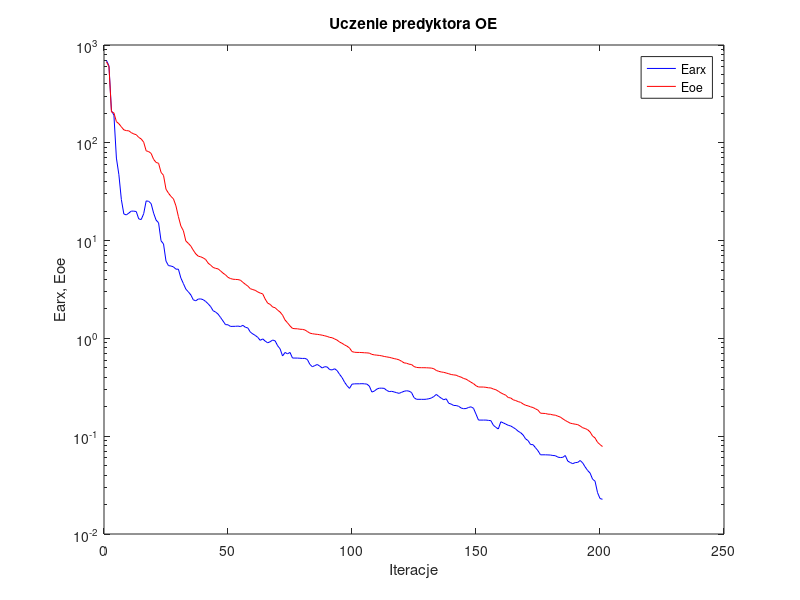
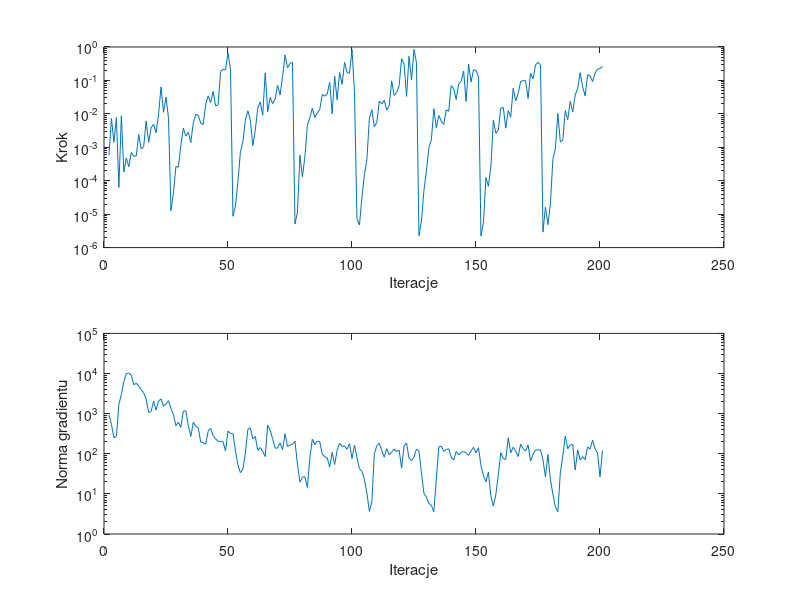

Write the MATLAB code that produced these figures, in order.
%uczenie predyktora oe
clear all;
n=0; farx(n+1)=6.940836e+002; foe(n+1)=6.736418e+002; wspucz(n+1)=0.000000e+000; ng(n+1)=0.000000e+000;
%odnowa zmiennej metryki
n=1; farx(n+1)=6.145083e+002; foe(n+1)=6.002861e+002; krok(n+1)=5.847957e-004; ng(n+1)=9.276243e+002;
n=2; farx(n+1)=2.132932e+002; foe(n+1)=2.073052e+002; krok(n+1)=7.251821e-003; ng(n+1)=5.420304e+002;
n=3; farx(n+1)=1.913689e+002; foe(n+1)=2.021182e+002; krok(n+1)=1.413789e-003; ng(n+1)=2.495448e+002;
n=4; farx(n+1)=6.981016e+001; foe(n+1)=1.645135e+002; krok(n+1)=7.777754e-003; ng(n+1)=2.724172e+002;
n=5; farx(n+1)=4.719954e+001; foe(n+1)=1.566978e+002; krok(n+1)=6.307208e-005; ng(n+1)=1.705302e+003;
n=6; farx(n+1)=2.623938e+001; foe(n+1)=1.456099e+002; krok(n+1)=8.744518e-003; ng(n+1)=3.010077e+003;
n=7; farx(n+1)=1.871104e+001; foe(n+1)=1.356216e+002; krok(n+1)=1.837317e-004; ng(n+1)=6.275041e+003;
n=8; farx(n+1)=1.831934e+001; foe(n+1)=1.332358e+002; krok(n+1)=4.800146e-004; ng(n+1)=1.010310e+004;
n=9; farx(n+1)=1.910983e+001; foe(n+1)=1.326037e+002; krok(n+1)=2.617205e-004; ng(n+1)=1.020340e+004;
n=10; farx(n+1)=2.003489e+001; foe(n+1)=1.270147e+002; krok(n+1)=7.010405e-004; ng(n+1)=9.125551e+003;
n=11; farx(n+1)=2.000196e+001; foe(n+1)=1.232276e+002; krok(n+1)=5.362293e-004; ng(n+1)=5.233769e+003;
n=12; farx(n+1)=1.983017e+001; foe(n+1)=1.210725e+002; krok(n+1)=5.504055e-004; ng(n+1)=5.711991e+003;
n=13; farx(n+1)=1.667515e+001; foe(n+1)=1.135414e+002; krok(n+1)=2.406381e-003; ng(n+1)=4.973506e+003;
n=14; farx(n+1)=1.641523e+001; foe(n+1)=1.095105e+002; krok(n+1)=8.861138e-004; ng(n+1)=3.926609e+003;
n=15; farx(n+1)=1.883057e+001; foe(n+1)=1.014467e+002; krok(n+1)=1.053016e-003; ng(n+1)=3.323402e+003;
n=16; farx(n+1)=2.546368e+001; foe(n+1)=8.284111e+001; krok(n+1)=6.100588e-003; ng(n+1)=2.287043e+003;
n=17; farx(n+1)=2.523562e+001; foe(n+1)=8.131696e+001; krok(n+1)=1.402081e-003; ng(n+1)=1.071638e+003;
n=18; farx(n+1)=2.389662e+001; foe(n+1)=7.793899e+001; krok(n+1)=3.856372e-003; ng(n+1)=1.125509e+003;
n=19; farx(n+1)=1.910975e+001; foe(n+1)=6.778572e+001; krok(n+1)=4.879648e-003; ng(n+1)=2.061736e+003;
n=20; farx(n+1)=1.620722e+001; foe(n+1)=6.298644e+001; krok(n+1)=2.728971e-003; ng(n+1)=1.226488e+003;
n=21; farx(n+1)=1.521882e+001; foe(n+1)=6.176926e+001; krok(n+1)=9.748751e-003; ng(n+1)=2.074436e+003;
n=22; farx(n+1)=9.957310e+000; foe(n+1)=4.988954e+001; krok(n+1)=6.376768e-002; ng(n+1)=2.323085e+003;
n=23; farx(n+1)=9.237708e+000; foe(n+1)=4.642987e+001; krok(n+1)=1.111520e-002; ng(n+1)=1.532416e+003;
n=24; farx(n+1)=6.166764e+000; foe(n+1)=3.353016e+001; krok(n+1)=3.184435e-002; ng(n+1)=1.746026e+003;
n=25; farx(n+1)=5.548409e+000; foe(n+1)=3.054616e+001; krok(n+1)=7.481826e-003; ng(n+1)=2.110284e+003;
%odnowa zmiennej metryki
n=26; farx(n+1)=5.496730e+000; foe(n+1)=2.831837e+001; krok(n+1)=1.270754e-005; ng(n+1)=1.332948e+003;
n=27; farx(n+1)=5.392453e+000; foe(n+1)=2.674658e+001; krok(n+1)=4.334515e-005; ng(n+1)=9.491318e+002;
n=28; farx(n+1)=5.104885e+000; foe(n+1)=2.268058e+001; krok(n+1)=2.676681e-004; ng(n+1)=4.998506e+002;
n=29; farx(n+1)=5.101162e+000; foe(n+1)=1.757715e+001; krok(n+1)=2.528830e-004; ng(n+1)=6.133339e+002;
n=30; farx(n+1)=4.140681e+000; foe(n+1)=1.407998e+001; krok(n+1)=1.169862e-003; ng(n+1)=4.555817e+002;
n=31; farx(n+1)=3.641355e+000; foe(n+1)=1.264200e+001; krok(n+1)=3.783371e-003; ng(n+1)=1.170469e+003;
n=32; farx(n+1)=3.190562e+000; foe(n+1)=9.905529e+000; krok(n+1)=2.145173e-003; ng(n+1)=1.179229e+003;
n=33; farx(n+1)=2.994164e+000; foe(n+1)=9.372916e+000; krok(n+1)=2.827577e-003; ng(n+1)=4.991164e+002;
n=34; farx(n+1)=2.786250e+000; foe(n+1)=8.789960e+000; krok(n+1)=1.387045e-003; ng(n+1)=2.697267e+002;
n=35; farx(n+1)=2.482939e+000; foe(n+1)=7.976411e+000; krok(n+1)=5.357205e-003; ng(n+1)=6.097774e+002;
n=36; farx(n+1)=2.422220e+000; foe(n+1)=7.317465e+000; krok(n+1)=9.659422e-003; ng(n+1)=4.848118e+002;
n=37; farx(n+1)=2.525643e+000; foe(n+1)=6.930996e+000; krok(n+1)=9.150227e-003; ng(n+1)=4.458958e+002;
n=38; farx(n+1)=2.534552e+000; foe(n+1)=6.828098e+000; krok(n+1)=5.269205e-003; ng(n+1)=1.956860e+002;
n=39; farx(n+1)=2.487499e+000; foe(n+1)=6.654477e+000; krok(n+1)=4.788074e-003; ng(n+1)=1.893321e+002;
n=40; farx(n+1)=2.385511e+000; foe(n+1)=6.403383e+000; krok(n+1)=1.901220e-002; ng(n+1)=1.728614e+002;
n=41; farx(n+1)=2.257658e+000; foe(n+1)=5.879650e+000; krok(n+1)=3.467713e-002; ng(n+1)=3.658365e+002;
n=42; farx(n+1)=2.113764e+000; foe(n+1)=5.608428e+000; krok(n+1)=2.173419e-002; ng(n+1)=4.291517e+002;
n=43; farx(n+1)=1.918602e+000; foe(n+1)=5.318279e+000; krok(n+1)=4.676808e-002; ng(n+1)=2.862412e+002;
n=44; farx(n+1)=1.860547e+000; foe(n+1)=5.200638e+000; krok(n+1)=1.716139e-002; ng(n+1)=2.350436e+002;
n=45; farx(n+1)=1.770587e+000; foe(n+1)=5.140296e+000; krok(n+1)=1.873553e-002; ng(n+1)=2.050115e+002;
n=46; farx(n+1)=1.636942e+000; foe(n+1)=4.898931e+000; krok(n+1)=1.853482e-001; ng(n+1)=2.010257e+002;
n=47; farx(n+1)=1.505331e+000; foe(n+1)=4.647245e+000; krok(n+1)=2.153023e-001; ng(n+1)=1.990840e+002;
n=48; farx(n+1)=1.382374e+000; foe(n+1)=4.466594e+000; krok(n+1)=2.082003e-001; ng(n+1)=1.178691e+002;
n=49; farx(n+1)=1.378006e+000; foe(n+1)=4.208676e+000; krok(n+1)=6.710813e-001; ng(n+1)=3.672762e+002;
n=50; farx(n+1)=1.325763e+000; foe(n+1)=4.092966e+000; krok(n+1)=2.188247e-001; ng(n+1)=3.186308e+002;
%odnowa zmiennej metryki
n=51; farx(n+1)=1.328157e+000; foe(n+1)=4.028258e+000; krok(n+1)=8.632369e-006; ng(n+1)=3.166408e+002;
n=52; farx(n+1)=1.329282e+000; foe(n+1)=4.010226e+000; krok(n+1)=1.777520e-005; ng(n+1)=1.190450e+002;
n=53; farx(n+1)=1.336671e+000; foe(n+1)=3.994980e+000; krok(n+1)=9.346411e-005; ng(n+1)=5.312214e+001;
n=54; farx(n+1)=1.321656e+000; foe(n+1)=3.938429e+000; krok(n+1)=7.138862e-004; ng(n+1)=3.373934e+001;
n=55; farx(n+1)=1.359800e+000; foe(n+1)=3.742881e+000; krok(n+1)=1.457389e-003; ng(n+1)=4.121978e+001;
n=56; farx(n+1)=1.299965e+000; foe(n+1)=3.575241e+000; krok(n+1)=6.555717e-003; ng(n+1)=1.030359e+002;
n=57; farx(n+1)=1.278471e+000; foe(n+1)=3.424009e+000; krok(n+1)=1.238474e-002; ng(n+1)=4.046124e+002;
n=58; farx(n+1)=1.160646e+000; foe(n+1)=3.223438e+000; krok(n+1)=6.543079e-003; ng(n+1)=4.432113e+002;
n=59; farx(n+1)=1.110467e+000; foe(n+1)=3.155833e+000; krok(n+1)=1.109421e-003; ng(n+1)=2.342012e+002;
n=60; farx(n+1)=1.073055e+000; foe(n+1)=3.099942e+000; krok(n+1)=3.271540e-003; ng(n+1)=2.710441e+002;
n=61; farx(n+1)=1.024785e+000; foe(n+1)=2.985176e+000; krok(n+1)=1.483652e-002; ng(n+1)=1.217569e+002;
n=62; farx(n+1)=9.557732e-001; foe(n+1)=2.907860e+000; krok(n+1)=2.284436e-002; ng(n+1)=1.433849e+002;
n=63; farx(n+1)=9.887620e-001; foe(n+1)=2.851921e+000; krok(n+1)=9.045235e-003; ng(n+1)=1.147783e+002;
n=64; farx(n+1)=9.386022e-001; foe(n+1)=2.522221e+000; krok(n+1)=1.686145e-001; ng(n+1)=8.559475e+001;
n=65; farx(n+1)=9.014935e-001; foe(n+1)=2.293165e+000; krok(n+1)=1.160327e-002; ng(n+1)=5.176201e+002;
n=66; farx(n+1)=9.248708e-001; foe(n+1)=2.227990e+000; krok(n+1)=3.094863e-002; ng(n+1)=3.894779e+002;
n=67; farx(n+1)=9.622039e-001; foe(n+1)=2.094190e+000; krok(n+1)=2.025137e-002; ng(n+1)=2.375216e+002;
n=68; farx(n+1)=9.438634e-001; foe(n+1)=2.058816e+000; krok(n+1)=2.788265e-002; ng(n+1)=1.382878e+002;
n=69; farx(n+1)=8.423233e-001; foe(n+1)=1.945465e+000; krok(n+1)=7.173481e-002; ng(n+1)=1.384591e+002;
n=70; farx(n+1)=7.824186e-001; foe(n+1)=1.860044e+000; krok(n+1)=3.658573e-002; ng(n+1)=1.858844e+002;
n=71; farx(n+1)=6.606418e-001; foe(n+1)=1.729373e+000; krok(n+1)=1.320406e-001; ng(n+1)=1.257272e+002;
n=72; farx(n+1)=7.184357e-001; foe(n+1)=1.542073e+000; krok(n+1)=5.779335e-001; ng(n+1)=3.156248e+002;
n=73; farx(n+1)=6.952521e-001; foe(n+1)=1.443296e+000; krok(n+1)=2.401907e-001; ng(n+1)=1.517993e+002;
n=74; farx(n+1)=7.190025e-001; foe(n+1)=1.342861e+000; krok(n+1)=3.224739e-001; ng(n+1)=1.634415e+002;
n=75; farx(n+1)=6.300491e-001; foe(n+1)=1.265772e+000; krok(n+1)=3.465039e-001; ng(n+1)=1.723910e+002;
%odnowa zmiennej metryki
n=76; farx(n+1)=6.296033e-001; foe(n+1)=1.256280e+000; krok(n+1)=5.082078e-006; ng(n+1)=2.057083e+002;
n=77; farx(n+1)=6.291888e-001; foe(n+1)=1.254180e+000; krok(n+1)=1.139931e-005; ng(n+1)=5.465048e+001;
n=78; farx(n+1)=6.267156e-001; foe(n+1)=1.240932e+000; krok(n+1)=5.791468e-004; ng(n+1)=1.963991e+001;
n=79; farx(n+1)=6.238093e-001; foe(n+1)=1.237000e+000; krok(n+1)=1.297027e-004; ng(n+1)=2.619048e+001;
n=80; farx(n+1)=6.249379e-001; foe(n+1)=1.220035e+000; krok(n+1)=5.193328e-004; ng(n+1)=2.666249e+001;
n=81; farx(n+1)=6.091237e-001; foe(n+1)=1.176379e+000; krok(n+1)=4.548255e-003; ng(n+1)=1.447682e+001;
n=82; farx(n+1)=5.427812e-001; foe(n+1)=1.132271e+000; krok(n+1)=7.671715e-003; ng(n+1)=7.890999e+001;
n=83; farx(n+1)=5.133449e-001; foe(n+1)=1.116788e+000; krok(n+1)=1.477175e-002; ng(n+1)=2.311455e+002;
n=84; farx(n+1)=5.271327e-001; foe(n+1)=1.106411e+000; krok(n+1)=7.835038e-003; ng(n+1)=1.704267e+002;
n=85; farx(n+1)=5.411884e-001; foe(n+1)=1.100330e+000; krok(n+1)=1.069268e-002; ng(n+1)=2.078811e+002;
n=86; farx(n+1)=5.204933e-001; foe(n+1)=1.089753e+000; krok(n+1)=1.355378e-002; ng(n+1)=1.995017e+002;
n=87; farx(n+1)=4.982579e-001; foe(n+1)=1.078640e+000; krok(n+1)=3.809184e-002; ng(n+1)=9.826694e+001;
n=88; farx(n+1)=5.139994e-001; foe(n+1)=1.062938e+000; krok(n+1)=3.368398e-002; ng(n+1)=8.383556e+001;
n=89; farx(n+1)=5.101844e-001; foe(n+1)=1.047871e+000; krok(n+1)=3.929724e-002; ng(n+1)=7.940182e+001;
n=90; farx(n+1)=4.797246e-001; foe(n+1)=1.024158e+000; krok(n+1)=8.877087e-002; ng(n+1)=4.673304e+001;
n=91; farx(n+1)=4.762254e-001; foe(n+1)=1.016120e+000; krok(n+1)=1.000726e-002; ng(n+1)=1.081687e+002;
n=92; farx(n+1)=4.893648e-001; foe(n+1)=9.865025e-001; krok(n+1)=1.341318e-001; ng(n+1)=5.404539e+001;
n=93; farx(n+1)=4.685610e-001; foe(n+1)=9.606384e-001; krok(n+1)=2.630605e-002; ng(n+1)=1.209237e+002;
n=94; farx(n+1)=4.284660e-001; foe(n+1)=9.171311e-001; krok(n+1)=1.725040e-001; ng(n+1)=1.846022e+002;
n=95; farx(n+1)=3.973075e-001; foe(n+1)=8.910725e-001; krok(n+1)=7.644254e-002; ng(n+1)=1.520732e+002;
n=96; farx(n+1)=3.564407e-001; foe(n+1)=8.581746e-001; krok(n+1)=3.477470e-001; ng(n+1)=1.563759e+002;
n=97; farx(n+1)=3.282353e-001; foe(n+1)=8.323958e-001; krok(n+1)=1.710829e-001; ng(n+1)=1.293688e+002;
n=98; farx(n+1)=3.083456e-001; foe(n+1)=7.980007e-001; krok(n+1)=1.630613e-001; ng(n+1)=1.787873e+002;
n=99; farx(n+1)=3.404413e-001; foe(n+1)=7.333502e-001; krok(n+1)=8.354052e-001; ng(n+1)=7.605267e+001;
n=100; farx(n+1)=3.431119e-001; foe(n+1)=7.218483e-001; krok(n+1)=4.366353e-002; ng(n+1)=1.654539e+002;
%odnowa zmiennej metryki
n=101; farx(n+1)=3.433717e-001; foe(n+1)=7.190186e-001; krok(n+1)=7.258975e-006; ng(n+1)=8.039592e+001;
n=102; farx(n+1)=3.434827e-001; foe(n+1)=7.185814e-001; krok(n+1)=4.748910e-006; ng(n+1)=4.217075e+001;
n=103; farx(n+1)=3.443799e-001; foe(n+1)=7.163840e-001; krok(n+1)=3.098519e-005; ng(n+1)=3.667600e+001;
n=104; farx(n+1)=3.432081e-001; foe(n+1)=7.132593e-001; krok(n+1)=1.527851e-004; ng(n+1)=2.295377e+001;
n=105; farx(n+1)=3.409270e-001; foe(n+1)=7.112224e-001; krok(n+1)=4.250148e-004; ng(n+1)=1.060730e+001;
n=106; farx(n+1)=3.251427e-001; foe(n+1)=7.067294e-001; krok(n+1)=7.168595e-003; ng(n+1)=3.665520e+000;
n=107; farx(n+1)=2.828869e-001; foe(n+1)=6.867696e-001; krok(n+1)=1.340015e-002; ng(n+1)=6.301789e+000;
n=108; farx(n+1)=2.890311e-001; foe(n+1)=6.785528e-001; krok(n+1)=4.126056e-003; ng(n+1)=9.979790e+001;
n=109; farx(n+1)=3.032979e-001; foe(n+1)=6.740851e-001; krok(n+1)=5.557598e-003; ng(n+1)=1.583386e+002;
n=110; farx(n+1)=3.098577e-001; foe(n+1)=6.696905e-001; krok(n+1)=2.399905e-002; ng(n+1)=1.840178e+002;
n=111; farx(n+1)=3.098867e-001; foe(n+1)=6.631774e-001; krok(n+1)=2.015462e-002; ng(n+1)=1.203548e+002;
n=112; farx(n+1)=3.084977e-001; foe(n+1)=6.536471e-001; krok(n+1)=2.529683e-002; ng(n+1)=8.202764e+001;
n=113; farx(n+1)=2.937973e-001; foe(n+1)=6.468330e-001; krok(n+1)=1.297031e-002; ng(n+1)=1.350450e+002;
n=114; farx(n+1)=2.860493e-001; foe(n+1)=6.404439e-001; krok(n+1)=1.725161e-002; ng(n+1)=9.470738e+001;
n=115; farx(n+1)=2.877127e-001; foe(n+1)=6.312442e-001; krok(n+1)=9.714883e-002; ng(n+1)=1.105886e+002;
n=116; farx(n+1)=2.834352e-001; foe(n+1)=6.213512e-001; krok(n+1)=3.571281e-002; ng(n+1)=1.314548e+002;
n=117; farx(n+1)=2.785515e-001; foe(n+1)=6.139351e-001; krok(n+1)=4.346837e-002; ng(n+1)=1.136688e+002;
n=118; farx(n+1)=2.743505e-001; foe(n+1)=6.034699e-001; krok(n+1)=6.900644e-002; ng(n+1)=1.231126e+002;
n=119; farx(n+1)=2.809778e-001; foe(n+1)=5.833023e-001; krok(n+1)=4.461084e-001; ng(n+1)=4.369121e+001;
n=120; farx(n+1)=2.879825e-001; foe(n+1)=5.621609e-001; krok(n+1)=3.112246e-001; ng(n+1)=1.576713e+002;
n=121; farx(n+1)=2.915277e-001; foe(n+1)=5.574354e-001; krok(n+1)=3.320390e-002; ng(n+1)=1.855291e+002;
n=122; farx(n+1)=2.888614e-001; foe(n+1)=5.451005e-001; krok(n+1)=5.271762e-001; ng(n+1)=7.644454e+001;
n=123; farx(n+1)=2.796908e-001; foe(n+1)=5.408998e-001; krok(n+1)=1.027628e-001; ng(n+1)=6.733056e+001;
n=124; farx(n+1)=2.479432e-001; foe(n+1)=5.154266e-001; krok(n+1)=8.456470e-001; ng(n+1)=8.368410e+001;
n=125; farx(n+1)=2.384492e-001; foe(n+1)=5.052099e-001; krok(n+1)=3.421659e-001; ng(n+1)=1.303749e+002;
%odnowa zmiennej metryki
n=126; farx(n+1)=2.383759e-001; foe(n+1)=5.021471e-001; krok(n+1)=2.256080e-006; ng(n+1)=1.170492e+002;
n=127; farx(n+1)=2.382544e-001; foe(n+1)=5.017977e-001; krok(n+1)=6.300572e-006; ng(n+1)=3.287581e+001;
n=128; farx(n+1)=2.380741e-001; foe(n+1)=5.015229e-001; krok(n+1)=5.083014e-005; ng(n+1)=1.026936e+001;
n=129; farx(n+1)=2.389264e-001; foe(n+1)=5.008734e-001; krok(n+1)=1.959760e-004; ng(n+1)=8.318778e+000;
n=130; farx(n+1)=2.417152e-001; foe(n+1)=4.991866e-001; krok(n+1)=9.751354e-004; ng(n+1)=5.766652e+000;
n=131; farx(n+1)=2.457234e-001; foe(n+1)=4.973148e-001; krok(n+1)=1.674853e-003; ng(n+1)=5.177300e+000;
n=132; farx(n+1)=2.544938e-001; foe(n+1)=4.894733e-001; krok(n+1)=1.433719e-002; ng(n+1)=3.584517e+000;
n=133; farx(n+1)=2.674893e-001; foe(n+1)=4.700455e-001; krok(n+1)=3.804775e-003; ng(n+1)=2.345319e+001;
n=134; farx(n+1)=2.550710e-001; foe(n+1)=4.604063e-001; krok(n+1)=8.948186e-003; ng(n+1)=1.491195e+002;
n=135; farx(n+1)=2.446729e-001; foe(n+1)=4.535655e-001; krok(n+1)=6.072741e-003; ng(n+1)=1.549636e+002;
n=136; farx(n+1)=2.360050e-001; foe(n+1)=4.498246e-001; krok(n+1)=4.806036e-003; ng(n+1)=1.149433e+002;
n=137; farx(n+1)=2.411376e-001; foe(n+1)=4.426160e-001; krok(n+1)=1.321526e-002; ng(n+1)=1.288252e+002;
n=138; farx(n+1)=2.171543e-001; foe(n+1)=4.352142e-001; krok(n+1)=1.189399e-002; ng(n+1)=1.325159e+002;
n=139; farx(n+1)=2.130106e-001; foe(n+1)=4.273388e-001; krok(n+1)=7.000904e-002; ng(n+1)=8.274053e+001;
n=140; farx(n+1)=2.061404e-001; foe(n+1)=4.234046e-001; krok(n+1)=5.694364e-002; ng(n+1)=6.964182e+001;
n=141; farx(n+1)=2.059217e-001; foe(n+1)=4.205692e-001; krok(n+1)=2.691279e-002; ng(n+1)=1.137816e+002;
n=142; farx(n+1)=2.022366e-001; foe(n+1)=4.086476e-001; krok(n+1)=7.795251e-002; ng(n+1)=9.354200e+001;
n=143; farx(n+1)=1.942104e-001; foe(n+1)=4.020583e-001; krok(n+1)=9.363811e-002; ng(n+1)=1.092560e+002;
n=144; farx(n+1)=1.911555e-001; foe(n+1)=3.891131e-001; krok(n+1)=1.909714e-001; ng(n+1)=1.137834e+002;
n=145; farx(n+1)=1.918448e-001; foe(n+1)=3.831040e-001; krok(n+1)=2.351648e-002; ng(n+1)=1.062816e+002;
n=146; farx(n+1)=1.967908e-001; foe(n+1)=3.695234e-001; krok(n+1)=3.060754e-001; ng(n+1)=9.076822e+001;
n=147; farx(n+1)=1.998048e-001; foe(n+1)=3.558673e-001; krok(n+1)=8.973318e-002; ng(n+1)=1.174354e+002;
n=148; farx(n+1)=1.928370e-001; foe(n+1)=3.447672e-001; krok(n+1)=2.079006e-001; ng(n+1)=1.450210e+002;
n=149; farx(n+1)=1.680596e-001; foe(n+1)=3.281231e-001; krok(n+1)=2.007487e-001; ng(n+1)=1.058324e+002;
n=150; farx(n+1)=1.461854e-001; foe(n+1)=3.186801e-001; krok(n+1)=1.277097e-001; ng(n+1)=1.415272e+002;
%odnowa zmiennej metryki
n=151; farx(n+1)=1.461697e-001; foe(n+1)=3.183348e-001; krok(n+1)=2.228616e-006; ng(n+1)=5.063875e+001;
n=152; farx(n+1)=1.461393e-001; foe(n+1)=3.181448e-001; krok(n+1)=5.705403e-006; ng(n+1)=2.890811e+001;
n=153; farx(n+1)=1.462084e-001; foe(n+1)=3.160328e-001; krok(n+1)=1.247165e-004; ng(n+1)=1.994905e+001;
n=154; farx(n+1)=1.451163e-001; foe(n+1)=3.125713e-001; krok(n+1)=6.831655e-005; ng(n+1)=3.474744e+001;
n=155; farx(n+1)=1.442448e-001; foe(n+1)=3.114214e-001; krok(n+1)=2.625683e-004; ng(n+1)=8.767065e+000;
n=156; farx(n+1)=1.294781e-001; foe(n+1)=3.037919e-001; krok(n+1)=6.506258e-003; ng(n+1)=4.960415e+000;
n=157; farx(n+1)=1.232167e-001; foe(n+1)=2.987574e-001; krok(n+1)=2.634602e-003; ng(n+1)=9.578318e+000;
n=158; farx(n+1)=1.185057e-001; foe(n+1)=2.884028e-001; krok(n+1)=3.263302e-003; ng(n+1)=3.023309e+001;
n=159; farx(n+1)=1.404109e-001; foe(n+1)=2.776798e-001; krok(n+1)=1.488820e-002; ng(n+1)=1.060519e+002;
n=160; farx(n+1)=1.369209e-001; foe(n+1)=2.696680e-001; krok(n+1)=1.553457e-002; ng(n+1)=7.630398e+001;
n=161; farx(n+1)=1.329961e-001; foe(n+1)=2.624323e-001; krok(n+1)=3.740913e-003; ng(n+1)=7.187420e+001;
n=162; farx(n+1)=1.292800e-001; foe(n+1)=2.485179e-001; krok(n+1)=1.260621e-002; ng(n+1)=2.487550e+002;
n=163; farx(n+1)=1.272130e-001; foe(n+1)=2.459203e-001; krok(n+1)=7.990988e-003; ng(n+1)=1.056747e+002;
n=164; farx(n+1)=1.229435e-001; foe(n+1)=2.356602e-001; krok(n+1)=5.857529e-002; ng(n+1)=1.449601e+002;
n=165; farx(n+1)=1.182927e-001; foe(n+1)=2.314343e-001; krok(n+1)=2.452306e-002; ng(n+1)=1.168823e+002;
n=166; farx(n+1)=1.123736e-001; foe(n+1)=2.258045e-001; krok(n+1)=4.022352e-002; ng(n+1)=8.580331e+001;
n=167; farx(n+1)=1.086645e-001; foe(n+1)=2.218602e-001; krok(n+1)=9.282613e-002; ng(n+1)=1.725463e+002;
n=168; farx(n+1)=1.028506e-001; foe(n+1)=2.135989e-001; krok(n+1)=9.809225e-002; ng(n+1)=1.334160e+002;
n=169; farx(n+1)=9.386732e-002; foe(n+1)=2.071636e-001; krok(n+1)=9.809225e-002; ng(n+1)=1.162444e+002;
n=170; farx(n+1)=9.019043e-002; foe(n+1)=2.041857e-001; krok(n+1)=2.900728e-002; ng(n+1)=1.648287e+002;
n=171; farx(n+1)=8.219587e-002; foe(n+1)=1.996156e-001; krok(n+1)=1.641051e-001; ng(n+1)=6.555392e+001;
n=172; farx(n+1)=8.191144e-002; foe(n+1)=1.963858e-001; krok(n+1)=1.105941e-001; ng(n+1)=9.734788e+001;
n=173; farx(n+1)=7.618529e-002; foe(n+1)=1.903937e-001; krok(n+1)=2.910883e-001; ng(n+1)=1.248098e+002;
n=174; farx(n+1)=7.097395e-002; foe(n+1)=1.847252e-001; krok(n+1)=3.485301e-001; ng(n+1)=1.241123e+002;
n=175; farx(n+1)=6.449974e-002; foe(n+1)=1.719041e-001; krok(n+1)=2.893371e-001; ng(n+1)=1.265716e+002;
%odnowa zmiennej metryki
n=176; farx(n+1)=6.454710e-002; foe(n+1)=1.712290e-001; krok(n+1)=2.900558e-006; ng(n+1)=7.018395e+001;
n=177; farx(n+1)=6.452450e-002; foe(n+1)=1.706115e-001; krok(n+1)=1.631013e-005; ng(n+1)=2.673901e+001;
n=178; farx(n+1)=6.437099e-002; foe(n+1)=1.680854e-001; krok(n+1)=4.837618e-006; ng(n+1)=9.627062e+001;
n=179; farx(n+1)=6.419729e-002; foe(n+1)=1.676044e-001; krok(n+1)=2.063495e-005; ng(n+1)=2.250331e+001;
n=180; farx(n+1)=6.350266e-002; foe(n+1)=1.650421e-001; krok(n+1)=4.356664e-004; ng(n+1)=9.938936e+000;
n=181; farx(n+1)=6.319577e-002; foe(n+1)=1.640456e-001; krok(n+1)=9.064776e-004; ng(n+1)=4.705818e+000;
n=182; farx(n+1)=6.110810e-002; foe(n+1)=1.601714e-001; krok(n+1)=1.025657e-002; ng(n+1)=3.603411e+000;
n=183; farx(n+1)=6.048297e-002; foe(n+1)=1.569394e-001; krok(n+1)=1.441974e-003; ng(n+1)=3.318139e+001;
n=184; farx(n+1)=6.082872e-002; foe(n+1)=1.505191e-001; krok(n+1)=1.636169e-003; ng(n+1)=8.772571e+001;
n=185; farx(n+1)=6.347331e-002; foe(n+1)=1.449015e-001; krok(n+1)=1.260621e-002; ng(n+1)=2.749603e+002;
n=186; farx(n+1)=5.563066e-002; foe(n+1)=1.403514e-001; krok(n+1)=6.727259e-003; ng(n+1)=1.330848e+002;
n=187; farx(n+1)=5.383594e-002; foe(n+1)=1.358700e-001; krok(n+1)=2.366211e-002; ng(n+1)=1.660276e+002;
n=188; farx(n+1)=5.239105e-002; foe(n+1)=1.341817e-001; krok(n+1)=1.142218e-002; ng(n+1)=1.699237e+002;
n=189; farx(n+1)=5.368883e-002; foe(n+1)=1.326738e-001; krok(n+1)=3.650930e-002; ng(n+1)=3.929541e+001;
n=190; farx(n+1)=5.394913e-002; foe(n+1)=1.314099e-001; krok(n+1)=5.609462e-002; ng(n+1)=1.241225e+002;
n=191; farx(n+1)=5.642401e-002; foe(n+1)=1.271504e-001; krok(n+1)=1.717868e-001; ng(n+1)=7.044508e+001;
n=192; farx(n+1)=5.339480e-002; foe(n+1)=1.221398e-001; krok(n+1)=6.458581e-002; ng(n+1)=8.475904e+001;
n=193; farx(n+1)=4.858371e-002; foe(n+1)=1.197903e-001; krok(n+1)=3.459187e-002; ng(n+1)=7.172094e+001;
n=194; farx(n+1)=4.464726e-002; foe(n+1)=1.166681e-001; krok(n+1)=1.472237e-001; ng(n+1)=1.475510e+002;
n=195; farx(n+1)=4.200176e-002; foe(n+1)=1.104937e-001; krok(n+1)=1.372747e-001; ng(n+1)=1.307105e+002;
n=196; farx(n+1)=3.638657e-002; foe(n+1)=1.004071e-001; krok(n+1)=9.228634e-002; ng(n+1)=2.193519e+002;
n=197; farx(n+1)=3.468841e-002; foe(n+1)=9.600230e-002; krok(n+1)=1.634459e-001; ng(n+1)=1.342569e+002;
n=198; farx(n+1)=2.651513e-002; foe(n+1)=8.665964e-002; krok(n+1)=2.203031e-001; ng(n+1)=1.033077e+002;
n=199; farx(n+1)=2.305381e-002; foe(n+1)=8.216803e-002; krok(n+1)=2.250273e-001; ng(n+1)=2.656438e+001;
n=200; farx(n+1)=2.264579e-002; foe(n+1)=7.838218e-002; krok(n+1)=2.624788e-001; ng(n+1)=1.205251e+002;

figure; semilogy(farx,'b'); hold on; semilogy(foe,'r'); xlabel('Iteracje'); ylabel('Earx, Eoe'); legend('Earx','Eoe'); title('Uczenie predyktora OE');
figure; subplot(2,1,1); semilogy(krok); xlabel('Iteracje'); ylabel('Krok');
subplot(2,1,2); semilogy(ng); xlabel('Iteracje'); ylabel('Norma gradientu');
Earx=farx(n+1)
Eoe=foe(n+1)
